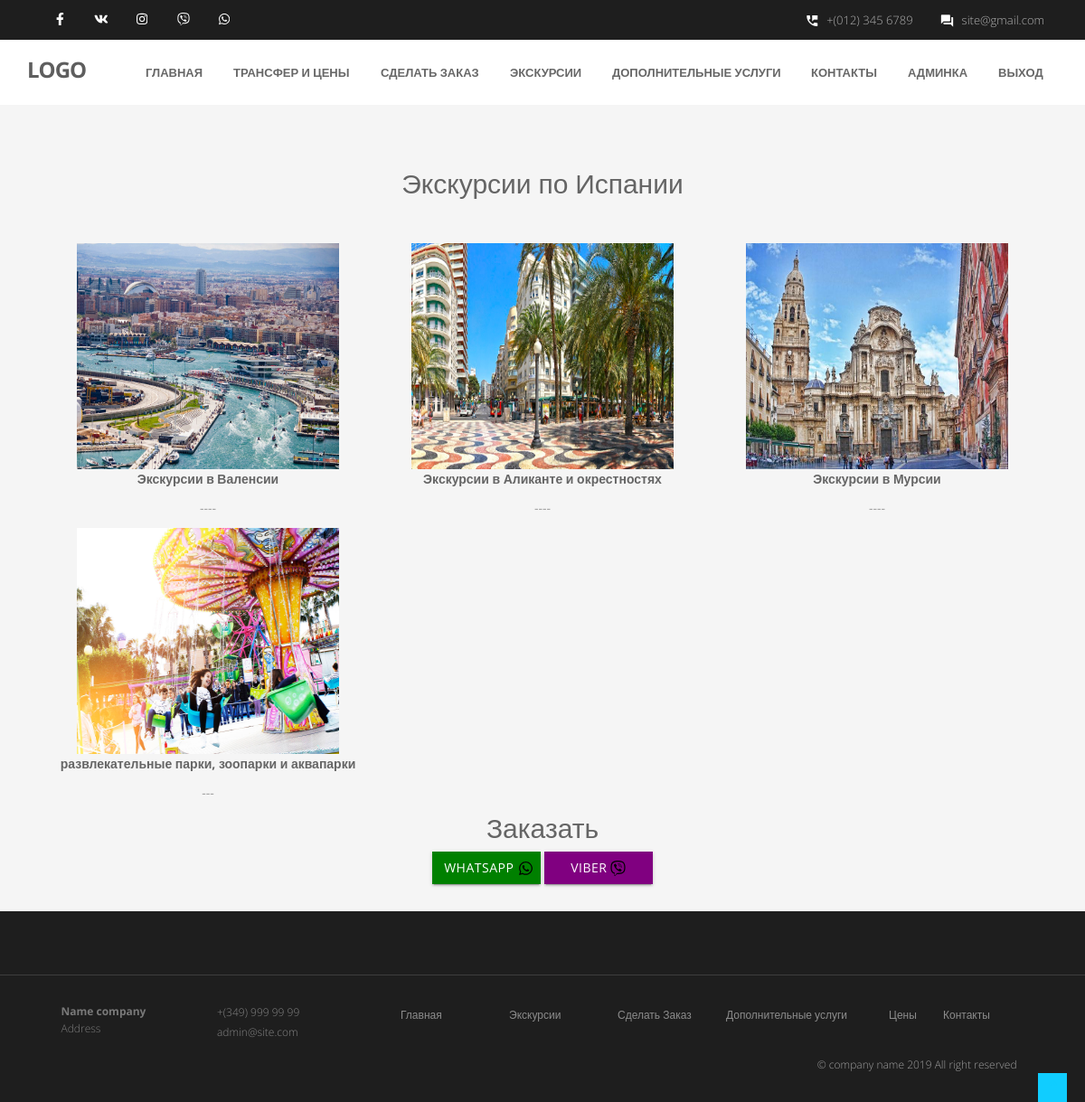
Screenshot of /excursions/ (signed in) with the database file from the repository.
### apps/excursions/models.py (models this page shows, shortened)
class Excursion(models.Model):
    name = models.CharField(max_length=50)
    description = models.CharField(max_length=1000)
    img = models.ImageField('img', null=True, blank=True, upload_to='excursions')

### apps/excursions/views.py (the view)
# urls.py: path('', ExcursionView.as_view(), name='excursion')
class ExcursionView(ListView):
    template_name = 'excursions.html'
    def get_queryset(self):
        return Excursion.objects.all()

### templates/excursions.html
{% extends 'base_admin.html' %}
{% load i18n %}
{% block content %}
<div id="wrapper">
	<section id="content">
		<div class="container content">
        <div class="text-center">
            <p class="h2">Экскурсии по Испании </p>
        </div>
        <div class="col-md-12" style="margin-top: 40px;">
       {% for item in object_list %}
            <div class="col-md-4 text-center">
                <img src="/media/{{ item.img }}" alt="" style="width: 290px;height: 250px;">
                <p><strong>{{ item.name }}</strong></p>
                <p>{{ item.description }}</p>
            </div>
       {% endfor %}
        </div>
        <div class="text-center">
         <p class="h2">Заказать</p>
            <a href="#">
                <button class="btn btn-warning" style="background-color: green;border-color: green">
                    WhatsApp
                <img style="height: 17px;width: 17px;" src="/static/img/svg/whatsapp-brands.svg" alt="">
                </button>
            </a>
            <a href="#">
                <button class="btn btn-warning" style="background-color: purple;border-color: purple">
                    Viber
                <img style="height: 17px;width: 17px;" src="/static/img/svg/viber-brands.svg" alt="">
                </button>
            </a>
        </div>
    </div>
    </section>
</div>
<a href="#" class="scrollup waves-effect waves-dark"><i class="fa fa-angle-up active"></i></a>
{% endblock %}

### static/css/style.css (style rules this page uses)
body { font-family:'Open Sans', Arial, sans-serif; font-weight:300; line-height:1.6em; color:#656565; font-size: 1.4em; background: #f5f5f5; }
a { color: #10cdff; text-decoration: none; }
input, button, select, textarea { border-radius: 0px !important; }
#wrapper { width:100%; margin:0; padding:0; }
.text-center img { margin: auto; }
#content { position:relative; padding:50px 0 0px 0; }
.btn { text-align: center;color: #FFFFFF;background: #10cdff;border-color: #10cdff;width: 120px;border-radius: 0; }
.scrollup { position:fixed; width:32px; height:32px; bottom:0px; right:20px; background: #10cdff; }
a.scrollup { outline:0; text-align: center; }

### rows the page displays
Excursion: img (picture), name "Экскурсии в Валенсии", description "----"
Excursion: img (picture), name "Экскурсии в Аликанте и окрестностях", description "----"
Excursion: img (picture), name "Экскурсии в Мурсии", description "----"
Excursion: img (picture), name "развлекательные парки, зоопарки и аквапарки", description "---"
